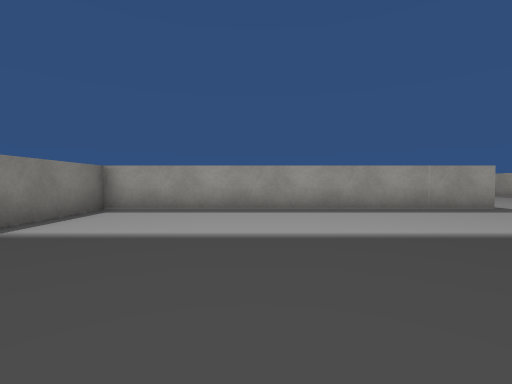
[1] (above)

16 first-person views from a walk through a 3-D level made in the Unity game engine. The camera is 0.62 m above the floor, tilts 2° down and sees 85° across. The floor is counted in squares, 1 m on a side. Each view is taken from the middle of a square. On the plan, view 1 faces up. The plan holds only what a view shows up to about 9 squares ahead; the rest is blank. The place goes on beyond the plan. The player is left out. Some surface patterns are stand-ins.

[2]
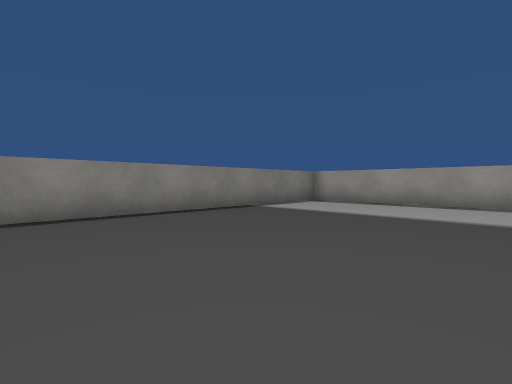

[3]
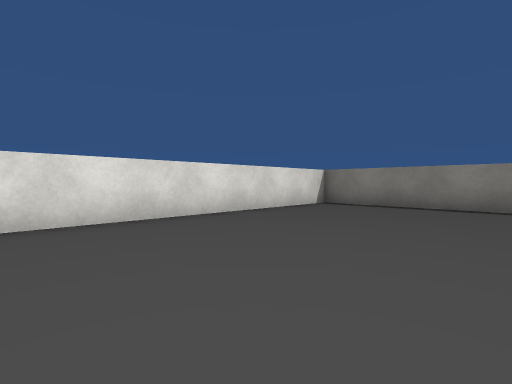

[4]
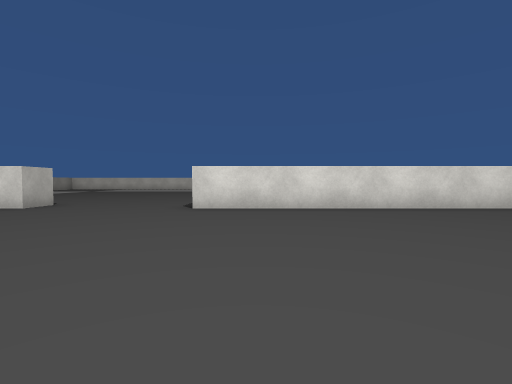

[5]
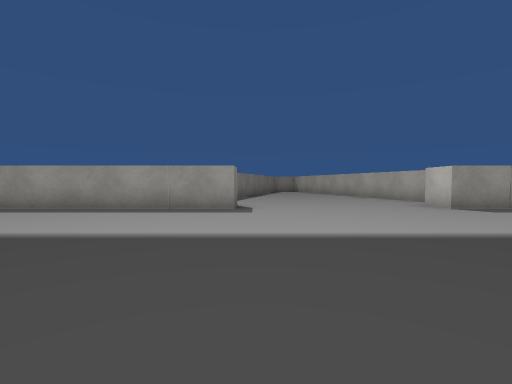

[6]
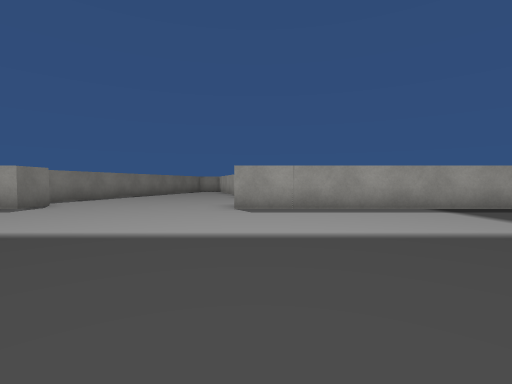

[7]
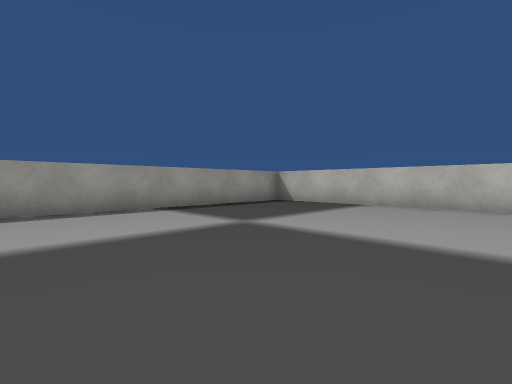

[8]
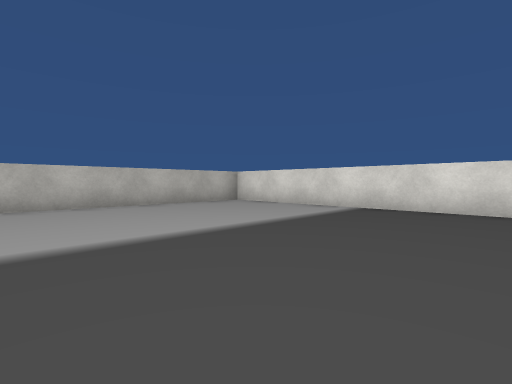

[9]
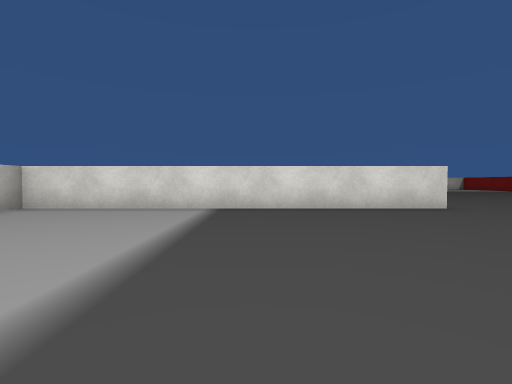

[10]
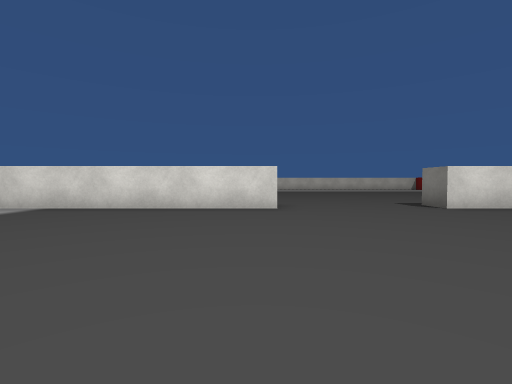

[11]
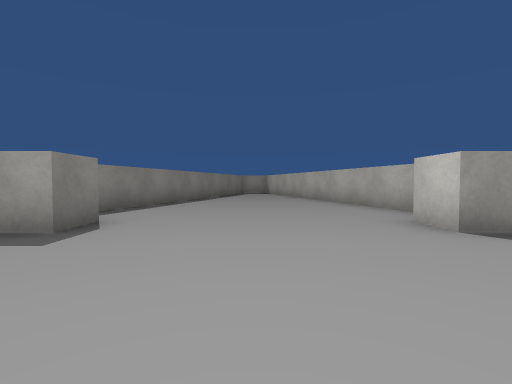

[12]
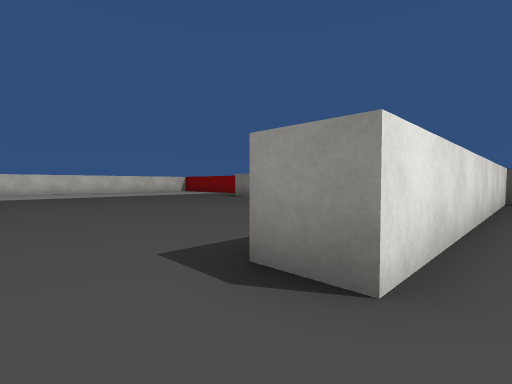

[13]
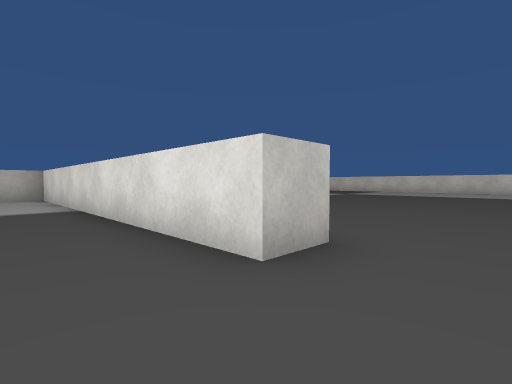

[14]
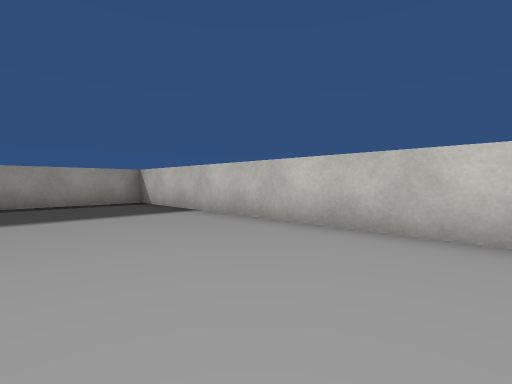

[15]
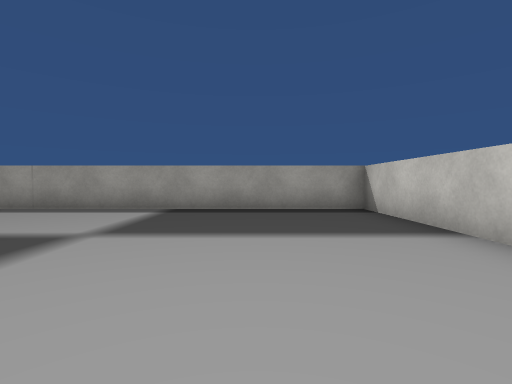

[16]
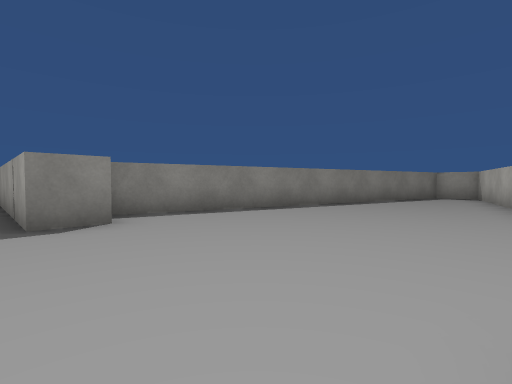

### Floor plan
Points are (right, up) in squares from view 1. A wall is a line through its corners. A room is listed if a view was taken in it or the views show most of it. See-through windows are left out.
Room 1 (views 1, 2, 3, 4, 5, 6, 7, 8, 9, 10, 11, 13, 14, 15, 16)
walls: (5.5, 7.5) (5.5, 6.4) (-3.5, 6.4) (-3.5, -4.6) (5.5, -4.6); (9.5, -4.6) (19.5, -4.6) (19.5, 6.4) (10.5, 6.4) (10.5, 7.5); (11.3, 8.5) (10.5, 11.6); (5.4, 11.6) (4.3, 7.7)
ways out: opening at (7.5, -4.2) to room 2
Room 2 (view 12)
walls: (9.5, -5.6) (9.5, -4.6); (5.5, -4.6) (5.5, -5.6)
ways out: opening at (7.5, -4.2) to room 1

Where each view was taken, in squares from view 1:
view 1: 0 up, 0 right, facing up
view 2: 2 down, 2 right, facing up-left
view 3: 0 up, 4 right, facing down-left
view 4: 2 up, 4 right, facing down
view 5: 0 up, 6 right, facing up
view 6: 0 up, 11 right, facing up
view 7: 0 up, 12 right, facing up-right
view 8: 2 up, 12 right, facing down-right
view 9: 2 up, 14 right, facing down
view 10: 2 up, 10 right, facing down
view 11: 3 up, 8 right, facing up
view 12: 4 down, 7 right, facing down-left
view 13: 3 down, 8 right, facing down-right
view 14: 2 down, 16 right, facing up-right
view 15: 0 up, 17 right, facing up
view 16: 6 up, 10 right, facing up-left
